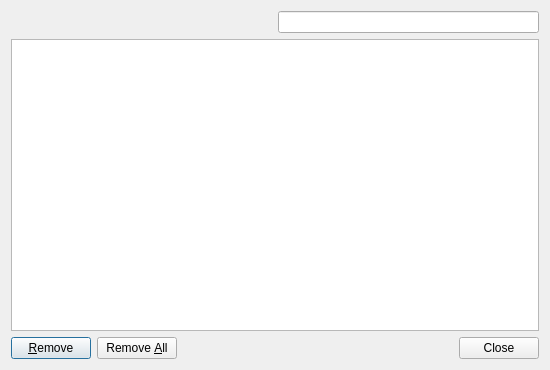
<?xml version="1.0" encoding="UTF-8"?>
<ui version="4.0">
 <class>DatabasesDialog</class>
 <widget class="QDialog" name="DatabasesDialog">
  <property name="geometry">
   <rect>
    <x>0</x>
    <y>0</y>
    <width>550</width>
    <height>370</height>
   </rect>
  </property>
  <property name="windowTitle">
   <string>Databases</string>
  </property>
  <layout class="QGridLayout">
   <item row="0" column="0">
    <spacer>
     <property name="orientation">
      <enum>Qt::Horizontal</enum>
     </property>
     <property name="sizeHint" stdset="0">
      <size>
       <width>252</width>
       <height>20</height>
      </size>
     </property>
    </spacer>
   </item>
   <item row="0" column="1">
    <widget class="SearchLineEdit" name="search"/>
   </item>
   <item row="1" column="0" colspan="2">
    <widget class="EditTableView" name="databaseTable"/>
   </item>
   <item row="2" column="0" colspan="2">
    <layout class="QHBoxLayout">
     <item>
      <widget class="QPushButton" name="removeButton">
       <property name="text">
        <string>&amp;Remove</string>
       </property>
      </widget>
     </item>
     <item>
      <widget class="QPushButton" name="removeAllButton">
       <property name="text">
        <string>Remove &amp;All</string>
       </property>
      </widget>
     </item>
     <item>
      <spacer>
       <property name="orientation">
        <enum>Qt::Horizontal</enum>
       </property>
       <property name="sizeHint" stdset="0">
        <size>
         <width>40</width>
         <height>20</height>
        </size>
       </property>
      </spacer>
     </item>
     <item>
      <widget class="QDialogButtonBox" name="buttonBox">
       <property name="standardButtons">
        <set>QDialogButtonBox::Close</set>
       </property>
      </widget>
     </item>
    </layout>
   </item>
  </layout>
 </widget>
 <customwidgets>
  <customwidget>
   <class>SearchLineEdit</class>
   <extends>QLineEdit</extends>
   <header>searchlineedit.h</header>
  </customwidget>
  <customwidget>
   <class>EditTableView</class>
   <extends>QTableView</extends>
   <header>edittableview.h</header>
  </customwidget>
 </customwidgets>
 <resources/>
 <connections>
  <connection>
   <sender>buttonBox</sender>
   <signal>rejected()</signal>
   <receiver>DatabasesDialog</receiver>
   <slot>close()</slot>
   <hints>
    <hint type="sourcelabel">
     <x>472</x>
     <y>329</y>
    </hint>
    <hint type="destinationlabel">
     <x>461</x>
     <y>356</y>
    </hint>
   </hints>
  </connection>
 </connections>
</ui>
